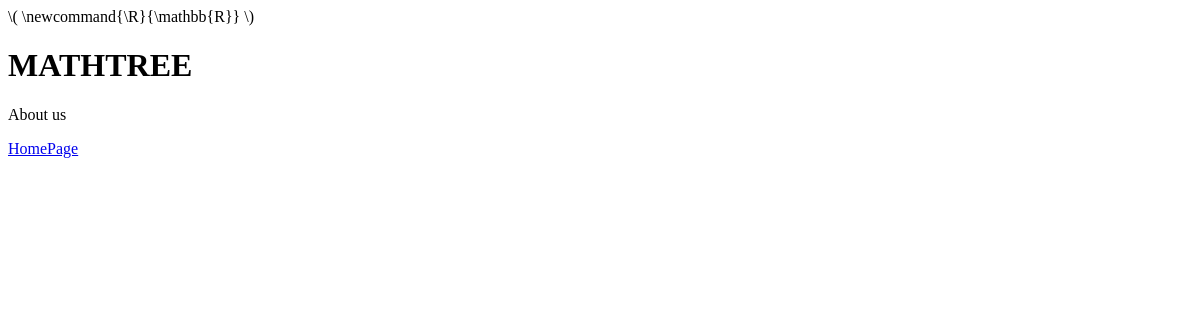
The page /courses/Théorie Elementaire des Ensembles/exercises_view on the database as committed earlier.
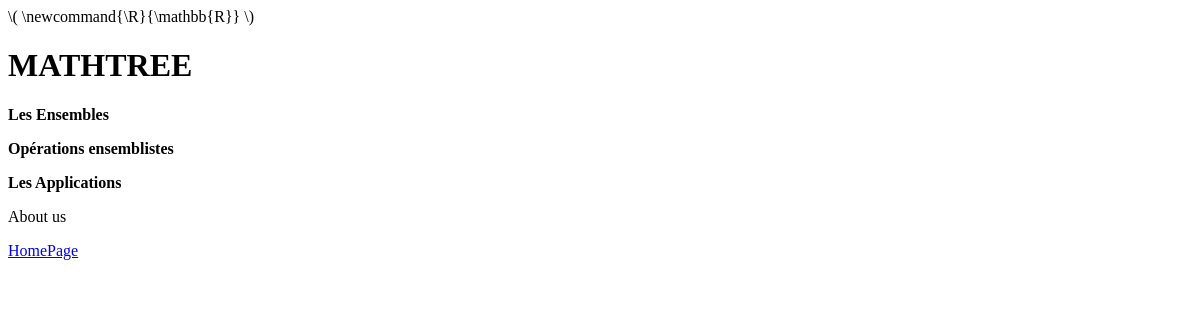
The same page on the database as committed later.
### Courses/models.py (models this page shows, shortened)
class Chapter(models.Model) :
    index = models.IntegerField(default = -1)
    course = models.ForeignKey(Course, on_delete=models.CASCADE)
    name = models.CharField(max_length = big_number)
    description = models.TextField(default = "")
    '''
    @admin.display(
        boolean=True,
        ordering='index'
    )
    '''

### Courses/views.py (the view)
# urls.py: path('<str:course_name>/exercises_view', views.exercises_view, name="exercises_view")
def exercises_view(request, course_name) :
    course = Course.objects.filter(name=course_name).first()
    return render(request, 'Courses/exercises_view.html', {"course" : course})

### Courses/templates/Courses/exercises_view.html (shortened to what this page needs)
{% extends "HomePage/base.html" %}
{% block content %}
{% for chapter in course.chapter_set.all %}
<p><strong>{{chapter.name}}</strong></p>
{% endfor %}
{% endblock %}

Rows that differ between the two databases and show on the page:
added Chapter: name "Les Ensembles"
added Chapter: name "Opérations ensemblistes"
added Chapter: name "Les Applications"
